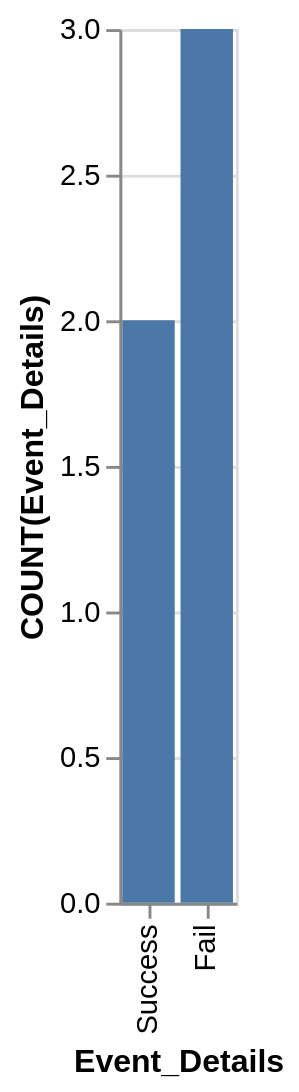

This figure's Vega-Lite source:
### Vega-Lite specification from a JSON file in a GitHub repository (floating-point values rounded to 4 significant figures)
{"data": {"values": [{"x_data": "Fail", "y_data": 3}, {"x_data": "Success", "y_data": 2}]}, "mark": "bar", "encoding": {"x": {"field": "x_data", "type": "nominal", "title": "Event_Details", "sort": "descending"}, "y": {"field": "y_data", "type": "quantitative", "title": "COUNT(Event_Details)"}}}
